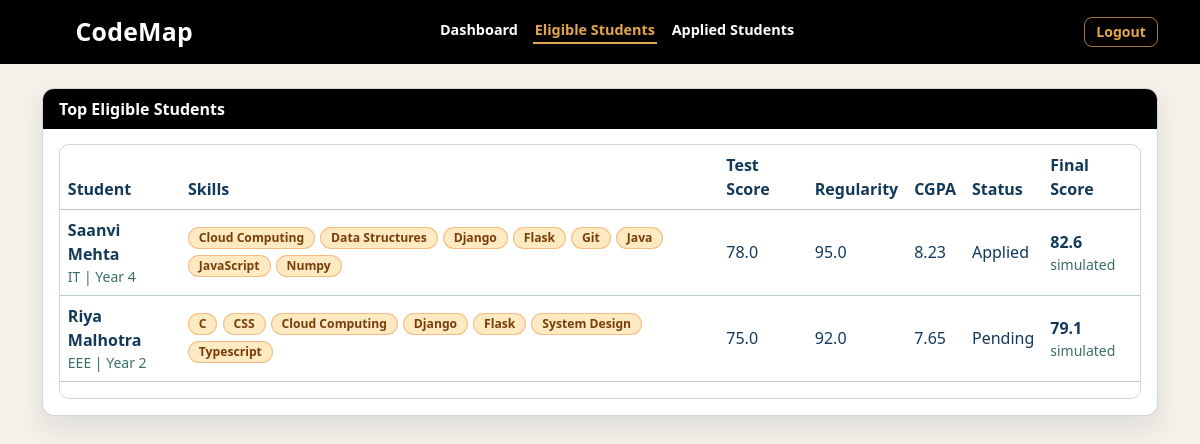
The page /company/dashboard?section=eligible&job_id=1&top=25 (signed in) on the database its author committed.
### tables this page shows
CREATE TABLE students (
        id INTEGER PRIMARY KEY AUTOINCREMENT,
        name TEXT NOT NULL,
        branch TEXT NOT NULL,
        current_year INTEGER NOT NULL,
        created_at TEXT NOT NULL,
        updated_at TEXT NOT NULL
    , weekly_study_hours INTEGER NOT NULL DEFAULT 8, cgpa REAL NOT NULL DEFAULT 7.0, has_active_backlog INTEGER NOT NULL DEFAULT 0);

CREATE TABLE company_job_applications (
        id INTEGER PRIMARY KEY AUTOINCREMENT,
        job_id INTEGER NOT NULL,
        student_id INTEGER NOT NULL,
        status TEXT NOT NULL,
        invited_at TEXT NOT NULL,
        acted_at TEXT,
        updated_at TEXT NOT NULL,
        UNIQUE(job_id, student_id),
        FOREIGN KEY(job_id) REFERENCES company_job_posts(id) ON DELETE CASCADE,
        FOREIGN KEY(student_id) REFERENCES students(id) ON DELETE CASCADE
    );

### backend/web_portal/routers/pages.py (the view)
@router.get("/company/dashboard", response_class=HTMLResponse)
def company_dashboard_page(
    request: Request,
    job_id: int | None = None,
    top: int | None = None,
    section: str = "dashboard",
    error: str = "",
) -> HTMLResponse:
    company = _current_company(request)
    if company is None:
        escaped = quote_plus("Please login as a company first.")
        return RedirectResponse(url=f"/company/auth?error={escaped}", status_code=303)
    active_company_section = _normalize_company_section(section, "dashboard")
    try:
        dashboard = company_service.get_company_dashboard(
            int(company["id"]),
            job_id=job_id,
            top_n=top,
        )
    except ValueError as exc:
        escaped = quote_plus(str(exc))
        return RedirectResponse(url=f"/company/job/create/step1?error={escaped}", status_code=303)
    return templates.TemplateResponse(
        "company_dashboard.html",
        {
            "request": request,
            "asset_version": _asset_version(),
            "company": company,
            "company_dashboard": dashboard,
            "active_company_section": active_company_section,
            "error": error,
        },
    )

### backend/web_portal/templates/company_dashboard.html (shortened to what this page needs)
{% extends "base.html" %}
{% block body_class %}dashboard-page company-page{% endblock %}
{% block page_styles %}
<link href="/static/css/company.css?v={{ asset_version }}" rel="stylesheet">
{% endblock %}
{% block content %}
{% set company_section = active_company_section if active_company_section else "dashboard" %}
{% set pending_count = company_dashboard.status_counts.pending | int %}
{% set applied_count = company_dashboard.status_counts.applied | int %}
{% set declined_count = company_dashboard.status_counts.declined | int %}
{% set status_total = pending_count + applied_count + declined_count %}
{% set pending_percent = ((pending_count * 100.0) / status_total) if status_total > 0 else 0 %}
{% set applied_percent = ((applied_count * 100.0) / status_total) if status_total > 0 else 0 %}
{% set pending_stop = pending_percent %}
{% set applied_stop = pending_percent + applied_percent %}
{% if company_section == "eligible" %}
    <section class="page-card mb-4">
        <div class="company-card-ribbon">Top Eligible Students</div>
        <div class="company-card-body">
            {% if company_dashboard.top_candidates %}
                <div class="table-responsive">
                    <table class="table align-middle">
                        <thead>
                            <tr>
                                <th>Student</th>
                                <th>Skills</th>
                                <th>Test Score</th>
                                <th>Regularity</th>
                                <th>CGPA</th>
                                <th>Status</th>
                                <th>Final Score</th>
                            </tr>
                        </thead>
                        <tbody>
                            {% for candidate in company_dashboard.top_candidates %}
                                <tr>
                                    <td>
                                        <div class="fw-semibold">{{ candidate.student_name }}</div>
                                        <div class="small text-muted">{{ candidate.branch }} | Year {{ candidate.current_year }}</div>
                                    </td>
                                    <td>
                                        {% if candidate.all_skills_display %}
                                            <div class="company-table-skill-bubbles">
                                                {% for skill in candidate.all_skills_display %}
                                                    <span class="company-job-skill-pill company-table-skill-pill">{{ skill }}</span>
                                                {% endfor %}
                                            </div>
                                        {% else %}
                                            <span class="text-muted">-</span>
                                        {% endif %}
                                    </td>
                                    <td>{{ "%.1f"|format(candidate.cumulative_test_score) }}</td>
                                    <td>{{ "%.1f"|format(candidate.regularity_rating) }}</td>
                                    <td>{{ "%.2f"|format(candidate.cgpa) }}</td>
                                    <td class="text-capitalize">{{ candidate.application_status }}</td>
                                    <td>
                                        <strong>{{ "%.1f"|format(candidate.final_score) }}</strong>
                                        <div class="small text-muted">{{ candidate.metrics_source }}</div>
                                    </td>
                                </tr>
                            {% endfor %}
                        </tbody>
                    </table>
                </div>
            {% else %}
                <p class="text-muted mb-0">No students match this criteria yet.</p>
            {% endif %}
        </div>
    </section>
{% endif %}
{% endblock %}

### backend/web_portal/static/css/base.css (style rules this page uses)
:root { --autumn-1: #d16300; --autumn-2: #e77717; --autumn-3: #f99b07; --autumn-4: #f6b328; --autumn-5: #f2c26d; --palette-navy: #12395a; --palette-green: #3b6e69; --palette-yellow: #e2a54d; --palette-aqua: #97d3cd; --palette-pink: #efeae6; --palette-mint: #e4f2ea; --bg: #f1dfbc; --bg-deep: #e3c894; --card: #f6e3bf; --card-2: #f1d9ad; --text: #2b2014; --muted: #715537; --line: #d8b98c; --line-strong: #caa673; --accent: var(--autumn-2); --accent-dark: var(--autumn-1); --accent-soft: rgba(231, 119, 23, 0.16); --codemap-wordmark-font: "Trebuchet MS", "Segoe UI", sans-serif; }
body { background: radial-gradient(circle at 10% 10%, #f7e4bf 0%, var(--bg) 52%, var(--bg-deep) 100%); color: var(--text); }
html, body, * { scrollbar-width: none; -ms-overflow-style: none; }
.text-muted { color: var(--muted) !important; }
.page-card { border: 1px solid var(--line); border-radius: 12px; background: linear-gradient(160deg, var(--card) 0%, var(--card-2) 100%); box-shadow: 0 12px 28px rgba(90, 63, 32, 0.08); }
.table { --bs-table-bg: transparent; --bs-table-color: var(--text); --bs-table-border-color: rgba(166, 136, 98, 0.38); }
.table > :not(caption) > * > * { background: transparent; }
.table thead th { color: #513922; }
.table-responsive { border: 1px solid var(--line); border-radius: 10px; }
body:not(.onboarding-page) { background: #f5f0e8; position: relative; z-index: 0; color: var(--palette-navy); }
body:not(.onboarding-page)::before { content: ""; position: fixed; inset: 0; background-color: #f5f0e8; background-size: auto; background-repeat: repeat; background-position: center top; filter: none; transform: none; z-index: -1; pointer-events: none; }
body.dashboard-page::before { background-color: #f4f4f4; background-image: url("/static/photos/science-doodle-exact.jpg"); background-size: 460px auto; background-repeat: repeat; background-position: center top; filter: blur(0); transform: none; }
body:not(.onboarding-page) .text-muted { color: var(--palette-green) !important; }
body:not(.onboarding-page) .page-card { border-color: rgba(18, 57, 90, 0.2); background: linear-gradient( 160deg, var(--palette-pink) 0%, #f2f6f3 52%, var(--palette-mint) 100% ); box-shadow: 0 12px 26px rgba(18, 57, 90, 0.1); }
body:not(.onboarding-page) .table { --bs-table-color: var(--palette-navy); --bs-table-border-color: rgba(59, 110, 105, 0.35); }
body:not(.onboarding-page) .table-responsive { border-color: rgba(18, 57, 90, 0.2); }
body:not(.onboarding-page) .table thead th { color: var(--palette-navy); }

### backend/web_portal/static/css/company.css (style rules this page uses)
body.dashboard-page.company-page { background: #f5f0e8 !important; }
body.dashboard-page.company-page::before { background-color: #f5f0e8 !important; background-image: none !important; background-size: auto !important; background-repeat: repeat !important; background-position: center top !important; filter: none !important; }
body.dashboard-page.company-page .page-card { background: #ffffff !important; background-image: none !important; overflow: hidden; }
.company-card-ribbon { background: #000; color: #fff; font-size: 1rem; font-weight: 800; line-height: 1.2; padding: 0.65rem 1rem; width: 100%; margin: 0; }
.company-card-body { padding: 0.9rem 0.99rem 1.04rem; }
.company-job-skill-pill { display: inline-flex; align-items: center; padding: 0.42rem 0.86rem; border-radius: 999px; border: 1px solid rgba(231, 119, 23, 0.4); background: rgba(246, 179, 40, 0.28); color: #7a3d08; font-size: 0.88rem; font-weight: 700; line-height: 1; }
.company-table-skill-bubbles { display: flex; flex-wrap: wrap; gap: 0.32rem; }
.company-table-skill-pill { font-size: 0.76rem; padding: 0.26rem 0.62rem; }

### rows shown on the page
students: student_name "Saanvi Mehta", branch "IT"
company_job_applications: application_status "Applied"
students: student_name "Riya Malhotra", branch "EEE", current_year "2", all_skills_display "C" "CSS" "Cloud Computing" "Django" "Flask" "System Design" "Typescript", cumulative_test_score "75.0", regularity_rating "92.0", cgpa "7.65", application_status "Pending", final_score "79.1", metrics_source "simulated"

### other values the page prints
{{ candidate.current_year }} "4"
{{ skill }} "Cloud Computing" "Data Structures" "Django" "Flask" "Git" "Java" "JavaScript" "Numpy"
{{ "%.1f"|format(candidate.cumulative_test_score) }} "78.0"
{{ "%.1f"|format(candidate.regularity_rating) }} "95.0"
{{ "%.2f"|format(candidate.cgpa) }} "8.23"
{{ "%.1f"|format(candidate.final_score) }} "82.6"
{{ candidate.metrics_source }} "simulated"
